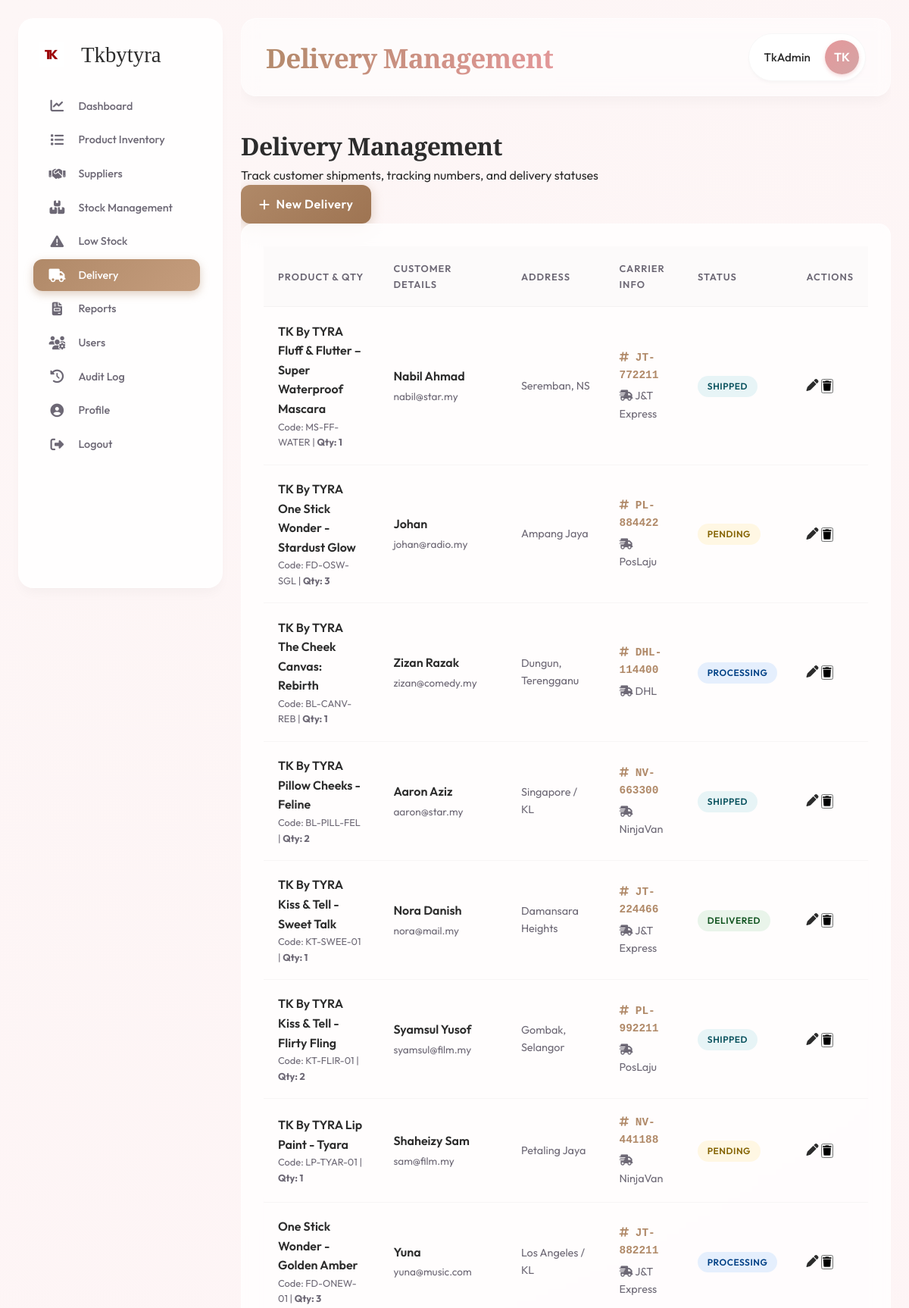
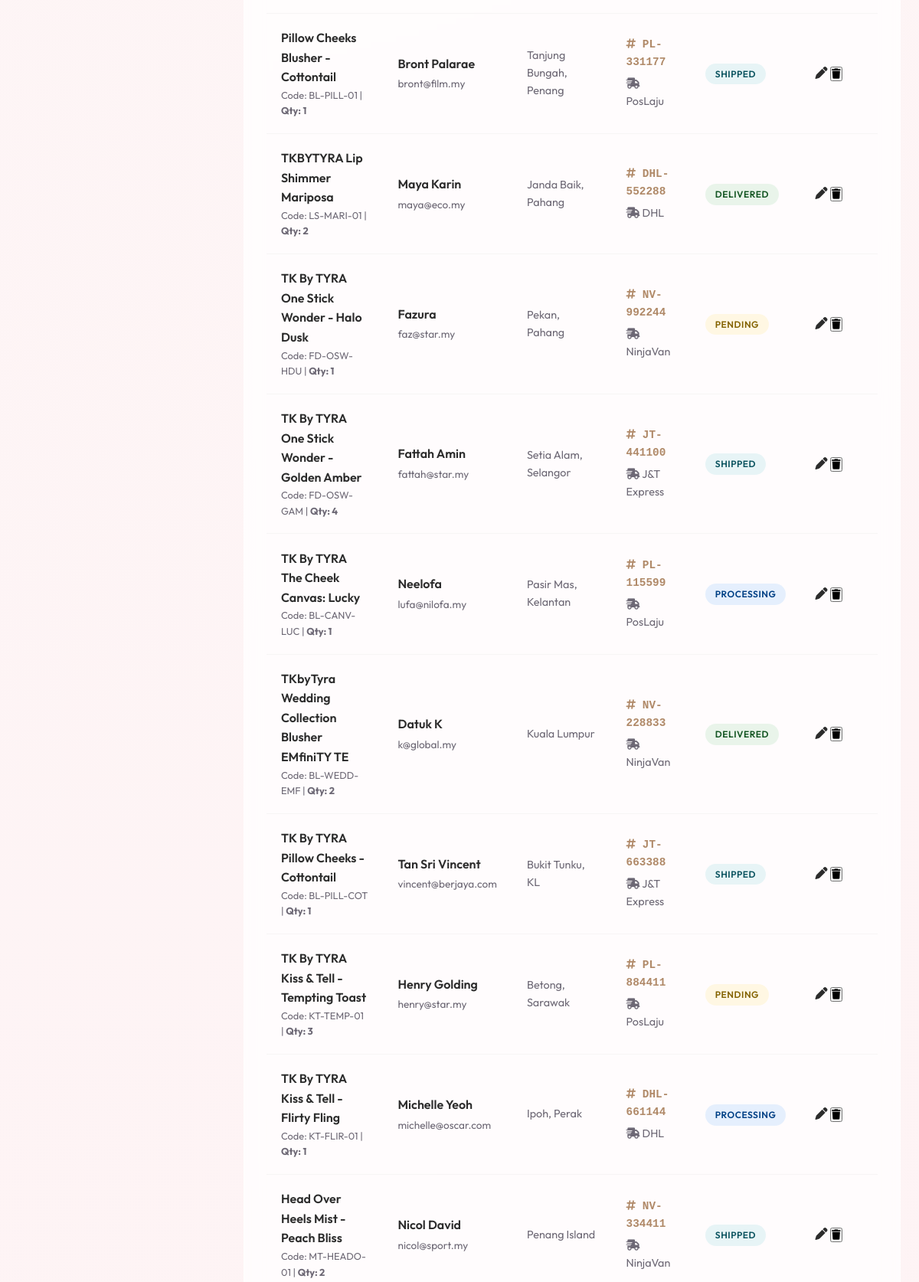
Screenshot of /deliveries.php (signed in, upper part) with the database file from the repository (2 pictures, top to bottom).
### tables this page shows
CREATE TABLE `deliveries` (
  `id` int NOT NULL AUTO_INCREMENT,
  `product_id` int DEFAULT NULL,
  `quantity` int NOT NULL DEFAULT '1',
  `customer_name` varchar(150) NOT NULL,
  `customer_email` varchar(150) DEFAULT NULL,
  `customer_address` text NOT NULL,
  `tracking_number` varchar(100) DEFAULT NULL,
  `courier_name` varchar(100) DEFAULT NULL,
  `status` varchar(50) DEFAULT 'Pending',
  `created_at` timestamp NULL DEFAULT CURRENT_TIMESTAMP,
  PRIMARY KEY (`id`),
  KEY `product_id` (`product_id`),
  CONSTRAINT `deliveries_ibfk_1` FOREIGN KEY (`product_id`) REFERENCES `products` (`id`) ON DELETE SET NULL
);

CREATE TABLE `products` (
  `id` int NOT NULL AUTO_INCREMENT,
  `product_code` varchar(50) DEFAULT NULL,
  `name` varchar(150) NOT NULL,
  `category_id` int DEFAULT NULL,
  `supplier_id` int DEFAULT NULL,
  `description` text,
  `cost_price` decimal(10,2) NOT NULL DEFAULT '0.00',
  `selling_price` decimal(10,2) NOT NULL DEFAULT '0.00',
  `quantity` int NOT NULL DEFAULT '0',
  `min_stock_level` int NOT NULL DEFAULT '5',
  `image_path` varchar(255) DEFAULT NULL,
  `created_at` timestamp NULL DEFAULT CURRENT_TIMESTAMP,
  `updated_at` timestamp NULL DEFAULT CURRENT_TIMESTAMP ON UPDATE CURRENT_TIMESTAMP,
  PRIMARY KEY (`id`),
  UNIQUE KEY `product_code` (`product_code`),
  KEY `category_id` (`category_id`),
  KEY `supplier_id` (`supplier_id`),
  CONSTRAINT `products_ibfk_1` FOREIGN KEY (`category_id`) REFERENCES `categories` (`id`) ON DELETE SET NULL,
  CONSTRAINT `products_ibfk_2` FOREIGN KEY (`supplier_id`) REFERENCES `suppliers` (`id`) ON DELETE SET NULL
);

### deliveries.php (the view, shortened to what this page needs)
<?php
require_once 'db.php';
$query = "SELECT d.*, p.name as product_name, p.product_code
          FROM deliveries d
          LEFT JOIN products p ON d.product_id = p.id
          ORDER BY d.created_at DESC";
$stmt = $pdo->query($query);
$deliveries = $stmt->fetchAll();
include 'includes/header.php';
?>
<div class="dashboard-header animate-fade-in">
    <div class="header-titles">
        <h1>Delivery Management</h1>
        <p>Track customer shipments, tracking numbers, and delivery statuses</p>
    </div>
    <div class="header-actions">
        <a href="add_delivery.php" class="btn btn-primary">
            <i class="fa-solid fa-plus"></i> New Delivery
        </a>
    </div>
</div>
<div class="glass-card animate-slide-up">
    <div class="table-responsive">
        <table class="data-table">
            <thead>
                <tr>
                    <th>Product & Qty</th>
                    <th>Customer Details</th>
                    <th>Address</th>
                    <th>Carrier Info</th>
                    <th>Status</th>
                    <th>Actions</th>
                </tr>
            </thead>
            <tbody>
                <?php if (empty($deliveries)): ?>
                <tr>
                    <td colspan="6" class="text-center">No deliveries found.</td>
                </tr>
                <?php else: ?>
                    <?php foreach ($deliveries as $d): ?>
                    <tr>
                        <td>
                            <div class="product-info">
                                <div class="product-name" style="font-weight: 600; color: var(--text-dark);">
                                    <?php echo htmlspecialchars($d['product_name'] ?? 'Unknown Product'); ?>
                                </div>
                                <div class="product-meta" style="font-size: 0.8rem; color: var(--text-light);">
                                    Code: <?php echo htmlspecialchars($d['product_code'] ?? 'N/A'); ?> |
                                    <strong>Qty: <?php echo htmlspecialchars($d['quantity']); ?></strong>
                                </div>
                            </div>
                        </td>
                        <td>
                            <div class="customer-info">
                                <div class="customer-name"><?php echo htmlspecialchars($d['customer_name']); ?></div>
                                <div class="customer-email"><?php echo htmlspecialchars($d['customer_email']); ?></div>
                            </div>
                        </td>
                        <td>
                            <div class="address-cell" title="<?php echo htmlspecialchars($d['customer_address']); ?>">
                                <?php echo htmlspecialchars(substr($d['customer_address'], 0, 50)) . (strlen($d['customer_address']) > 50 ? '...' : ''); ?>
                            </div>
                        </td>
                        <td>
                            <div class="carrier-info">
                                <div class="tracking-no">
                                    <i class="fa-solid fa-hashtag"></i> <?php echo htmlspecialchars($d['tracking_number'] ?? 'Not Assigned'); ?>
                                </div>
                                <div class="courier-name">
                                    <i class="fa-solid fa-truck-fast"></i> <?php echo htmlspecialchars($d['courier_name'] ?? 'N/A'); ?>
                                </div>
                            </div>
                        </td>
                        <td>
                            <?php
                                $status_class = 'status-pending';
                                if ($d['status'] == 'Shipped') $status_class = 'status-shipped';
                                if ($d['status'] == 'Delivered') $status_class = 'status-delivered';
                                if ($d['status'] == 'Cancelled') $status_class = 'status-cancelled';
                                if ($d['status'] == 'Processing') $status_class = 'status-processing';
                            ?>
                            <span class="status-badge <?php echo $status_class; ?>">
                                <?php echo $d['status']; ?>
                            </span>
                        </td>
                        <td>
                            <div class="action-buttons">
                                <a href="edit_delivery.php?id=<?php echo $d['id']; ?>" class="btn-icon" title="Edit"><i class="fa-solid fa-pen"></i></a>
                                <button class="btn-icon delete-delivery" data-id="<?php echo $d['id']; ?>" title="Delete"><i class="fa-solid fa-trash"></i></button>
                            </div>
                        </td>
                    </tr>
                    <?php endforeach; ?>
                <?php endif; ?>
            </tbody>
        </table>
    </div>
</div>
<?php include 'includes/footer.php'; ?>

### css/style.css (style rules this page uses)
:root { --primary-color: #B08968; --primary-light: #E6CCB2; --primary-dark: #7F5539; --secondary-color: #FDF4EB; --accent-gold: #D4A373; --accent-rose: #E5989B; --text-main: #2C2C2C; --text-light: #6D6875; --bg-body-start: #FDF6F6; --bg-body-end: #FFF0F3; --white: #FFFFFF; --glass-bg: rgba(255, 255, 255, 0.65); --glass-border: rgba(255, 255, 255, 0.4); --glass-hightlight: rgba(255, 255, 255, 0.8); --blur-strength: 16px; --shadow-subtle: 0 4px 6px -1px rgba(0, 0, 0, 0.02), 0 2px 4px -1px rgba(0, 0, 0, 0.02); --shadow-card: 0 10px 15px -3px rgba(0, 0, 0, 0.03), 0 4px 6px -2px rgba(0, 0, 0, 0.01); --shadow-float: 0 20px 25px -5px rgba(212, 163, 115, 0.15), 0 10px 10px -5px rgba(212, 163, 115, 0.1); --font-sans: 'Outfit', sans-serif; --font-serif: 'Playfair Display', serif; }
* { margin: 0; padding: 0; box-sizing: border-box; }
body { font-family: var(--font-sans); background: radial-gradient(circle at top left, var(--bg-body-start), var(--bg-body-end)); color: var(--text-main); line-height: 1.6; overflow-x: hidden; min-height: 100vh; }
h1, h2, h3, h4, h5, h6 { font-family: var(--font-serif); color: var(--text-main); letter-spacing: -0.02em; }
h1 { font-weight: 700; }
a { text-decoration: none; color: inherit; transition: color 0.3s ease; }
.glass-card { background: rgba(255, 255, 255, 0.75); backdrop-filter: blur(12px); border: 1px solid rgba(255, 255, 255, 0.6); border-radius: 16px; padding: 1.8rem; transition: all 0.4s cubic-bezier(0.175, 0.885, 0.32, 1.275); position: relative; overflow: hidden; }
.glass-card::before { content: ''; position: absolute; top: 0; left: 0; right: 0; height: 4px; background: linear-gradient(90deg, var(--primary-light), var(--accent-rose)); opacity: 0; transition: opacity 0.3s ease; }
table { width: 100%; border-collapse: separate; border-spacing: 0; }
th, td { padding: 1.2rem; text-align: left; border-bottom: 1px solid rgba(0, 0, 0, 0.03); }
th { font-weight: 600; color: var(--text-light); font-size: 0.8rem; text-transform: uppercase; letter-spacing: 1px; background: rgba(0, 0, 0, 0.01); }
tr { transition: background 0.2s ease; }
.btn { padding: 0.8rem 1.5rem; border: none; border-radius: 12px; cursor: pointer; font-weight: 600; font-family: var(--font-sans); transition: all 0.3s ease; display: inline-flex; align-items: center; gap: 0.5rem; letter-spacing: 0.5px; }
.btn-primary { background: linear-gradient(135deg, var(--primary-color), #9E7452); color: white; box-shadow: 0 4px 15px rgba(176, 137, 104, 0.4); }
.animate-fade-in { animation: fadeIn 0.8s cubic-bezier(0.2, 0.8, 0.2, 1) forwards; }
.animate-slide-up { animation: slideUp 0.8s cubic-bezier(0.2, 0.8, 0.2, 1) forwards; }

### deliveries.php (style rules this page uses)
.customer-info { display: flex; flex-direction: column; gap: 0.2rem; }
.customer-name { font-weight: 600; color: var(--text-dark); }
.customer-email { font-size: 0.85rem; color: var(--text-light); }
.address-cell { font-size: 0.9rem; max-width: 250px; color: var(--text-light); }
.carrier-info { display: flex; flex-direction: column; gap: 0.3rem; font-size: 0.9rem; }
.tracking-no { font-family: 'Courier New', Courier, monospace; font-weight: 600; color: var(--primary-color); }
.courier-name { color: var(--text-light); }
.status-badge { padding: 0.4rem 0.8rem; border-radius: 50px; font-size: 0.75rem; font-weight: 600; text-transform: uppercase; letter-spacing: 0.5px; }
.status-pending { background: rgba(255, 193, 7, 0.1); color: #856404; }
.status-processing { background: rgba(0, 123, 255, 0.1); color: #004085; }
.status-shipped { background: rgba(23, 162, 184, 0.1); color: #0c5460; }
.status-delivered { background: rgba(40, 167, 69, 0.1); color: #155724; }

### rows the page displays
deliveries: product.name "TK By TYRA Fluff & Flutter – Super Waterproof Mascara", product.product_code "MS-FF-WATER", quantity "1", customer_name "Nabil Ahmad", customer_email "nabil@star.my", customer_address "Seremban, NS", tracking_number "JT-772211", courier_name "J&T Express", status "SHIPPED"
deliveries: product.name "TK By TYRA One Stick Wonder - Stardust Glow", product.product_code "FD-OSW-SGL", quantity "3", customer_name "Johan", customer_email "johan@radio.my", customer_address "Ampang Jaya", tracking_number "PL-884422", courier_name "PosLaju", status "PENDING"
deliveries: product.name "TK By TYRA The Cheek Canvas: Rebirth", product.product_code "BL-CANV-REB", quantity "1", customer_name "Zizan Razak", customer_email "zizan@comedy.my", customer_address "Dungun, Terengganu", tracking_number "DHL-114400", courier_name "DHL", status "PROCESSING"
deliveries: product.name "TK By TYRA Pillow Cheeks - Feline", product.product_code "BL-PILL-FEL", quantity "2", customer_name "Aaron Aziz", customer_email "aaron@star.my", customer_address "Singapore / KL", tracking_number "NV-663300", courier_name "NinjaVan", status "SHIPPED"
deliveries: product.name "TK By TYRA Kiss & Tell - Sweet Talk", product.product_code "KT-SWEE-01", quantity "1", customer_name "Nora Danish", customer_email "nora@mail.my", customer_address "Damansara Heights", tracking_number "JT-224466", courier_name "J&T Express", status "DELIVERED"
deliveries: product.name "TK By TYRA Kiss & Tell - Flirty Fling", product.product_code "KT-FLIR-01", quantity "2", customer_name "Syamsul Yusof", customer_email "syamsul@film.my", customer_address "Gombak, Selangor", tracking_number "PL-992211", courier_name "PosLaju", status "SHIPPED"
deliveries: product.name "TK By TYRA Lip Paint - Tyara", product.product_code "LP-TYAR-01", quantity "1", customer_name "Shaheizy Sam", customer_email "sam@film.my", customer_address "Petaling Jaya", tracking_number "NV-441188", courier_name "NinjaVan", status "PENDING"
deliveries: product.name "One Stick Wonder - Golden Amber", product.product_code "FD-ONEW-01", quantity "3", customer_name "Yuna", customer_email "yuna@music.com", customer_address "Los Angeles / KL", tracking_number "JT-882211", courier_name "J&T Express", status "PROCESSING"
deliveries: product.name "Pillow Cheeks Blusher - Cottontail", product.product_code "BL-PILL-01", quantity "1", customer_name "Bront Palarae", customer_email "bront@film.my", customer_address "Tanjung Bungah, Penang", tracking_number "PL-331177", courier_name "PosLaju", status "SHIPPED"
deliveries: product.name "TKBYTYRA Lip Shimmer Mariposa", product.product_code "LS-MARI-01", quantity "2", customer_name "Maya Karin", customer_email "maya@eco.my", customer_address "Janda Baik, Pahang", tracking_number "DHL-552288", courier_name "DHL", status "DELIVERED"
deliveries: product.name "TK By TYRA One Stick Wonder - Halo Dusk", product.product_code "FD-OSW-HDU", quantity "1", customer_name "Fazura", customer_email "faz@star.my", customer_address "Pekan, Pahang", tracking_number "NV-992244", courier_name "NinjaVan", status "PENDING"
deliveries: product.name "TK By TYRA One Stick Wonder - Golden Amber", product.product_code "FD-OSW-GAM", quantity "4", customer_name "Fattah Amin", customer_email "fattah@star.my", customer_address "Setia Alam, Selangor", tracking_number "JT-441100", courier_name "J&T Express", status "SHIPPED"
deliveries: product.name "TK By TYRA The Cheek Canvas: Lucky", product.product_code "BL-CANV-LUC", quantity "1", customer_name "Neelofa", customer_email "lufa@nilofa.my", customer_address "Pasir Mas, Kelantan", tracking_number "PL-115599", courier_name "PosLaju", status "PROCESSING"
deliveries: product.name "TKbyTyra Wedding Collection Blusher EMfiniTY TE", product.product_code "BL-WEDD-EMF", quantity "2", customer_name "Datuk K", customer_email "k@global.my", customer_address "Kuala Lumpur", tracking_number "NV-228833", courier_name "NinjaVan", status "DELIVERED"
deliveries: product.name "TK By TYRA Pillow Cheeks - Cottontail", product.product_code "BL-PILL-COT", quantity "1", customer_name "Tan Sri Vincent", customer_email "vincent@berjaya.com", customer_address "Bukit Tunku, KL", tracking_number "JT-663388", courier_name "J&T Express", status "SHIPPED"
deliveries: product.name "TK By TYRA Kiss & Tell - Tempting Toast", product.product_code "KT-TEMP-01", quantity "3", customer_name "Henry Golding", customer_email "henry@star.my", customer_address "Betong, Sarawak", tracking_number "PL-884411", courier_name "PosLaju", status "PENDING"
deliveries: product.name "TK By TYRA Kiss & Tell - Flirty Fling", product.product_code "KT-FLIR-01", quantity "1", customer_name "Michelle Yeoh", customer_email "michelle@oscar.com", customer_address "Ipoh, Perak", tracking_number "DHL-661144", courier_name "DHL", status "PROCESSING"
deliveries: product.name "Head Over Heels Mist - Peach Bliss", product.product_code "MT-HEADO-01", quantity "2", customer_name "Nicol David", customer_email "nicol@sport.my", customer_address "Penang Island", tracking_number "NV-334411", courier_name "NinjaVan", status "SHIPPED"

### other values shown
$page_title "Delivery Management"
$_SESSION['full_name'] "TkAdmin"
substr($_SESSION['username'], 0, 2) "TK"
